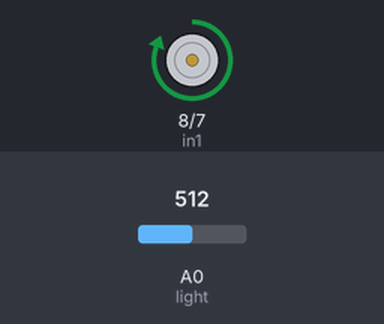
A sketch run on a simulated Arduino Uno, built with avr-gcc and run on an emulated ATmega328P. Shown: motor-driver pin pairs drawn as motors (green arrow = first pin HIGH = forward, orange = second pin HIGH = backward, longer = more drive, scaled by the enable pin). The inputs (shaded band) are chosen by the test bench; at power-on: A0 (light) = 512. What the sketch prints to the serial monitor is not drawn.

Above: at 3.3 s.
3.4 s: A0 (light) set to 686
6.7 s: A0 (light) set to 710
At 7.9 s:
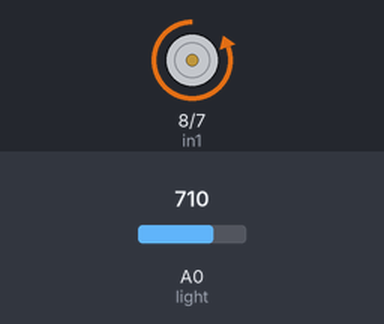
10.0 s: A0 (light) set to 690
At 11.1 s:
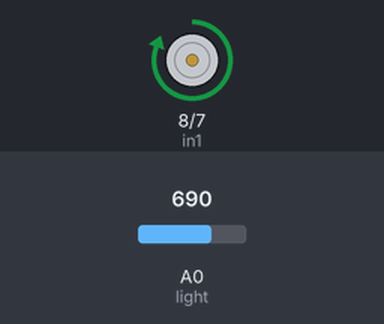
13.3 s: A0 (light) set to 716
At 16.1 s:
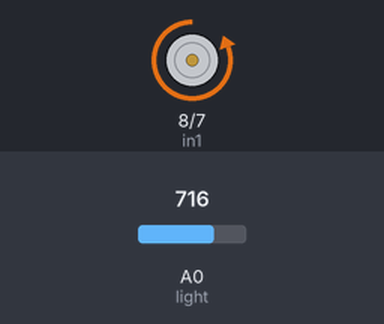
Timing chart, 0 to 17.6 s (numbered marks = the images above; inputs shaded):
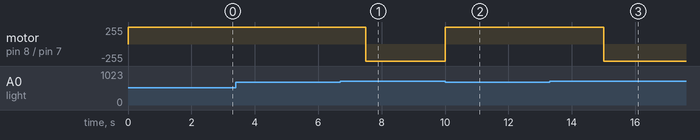

The sketch:

cb_AnhSang.ino
```cpp
const int enA = 9; // chân digital có dấu ~
const int in1 = 8;
const int in2 = 7;
int light = A0;
int val = 0;

void setup() {
  pinMode(enA, OUTPUT);
  pinMode(in1, OUTPUT);
  pinMode(in2, OUTPUT);
  // lúc đầu tắt motor
  digitalWrite(in1, LOW); digitalWrite(in2, LOW);
  Serial.begin(9600);       // Khởi động giao tiếp Serial để debug
}

void loop() {   ;;
  val = analogRead(light);
  Serial.print("Giá trị LIGHT: ");
  Serial.println(val);
  if (val < 700) {
    Serial.println("--> Quay tới");
    digitalWrite(in1, HIGH); digitalWrite(in2, LOW);
    analogWrite(enA, 255);
    delay(2000);
  } else {
    Serial.println("--> Quay lui");
    digitalWrite(in1, LOW); digitalWrite(in2, HIGH);
    analogWrite(enA, 255);
    delay(2000);
  }
  Serial.println("---------------------------------");
  delay(500); // Đợi 0.5 giây trước khi lặp lại
} 
```

Measured:
- the behaviour switches between 699 and 700 on A0 (light) (found by bisection; images 0 and 1)
- after the input at 3.4 s, every drawn part: stays the same
- after the input at 6.7 s, motor on pin 8 (in1) / pin 7 (in2): forward 255/255 → backward 255/255 after 0.80 s
- after the input at 10.0 s, motor on pin 8 (in1) / pin 7 (in2): backward 255/255 → forward 255/255 at once
- after the input at 13.3 s, motor on pin 8 (in1) / pin 7 (in2): forward 255/255 → backward 255/255 after 1.7 s
